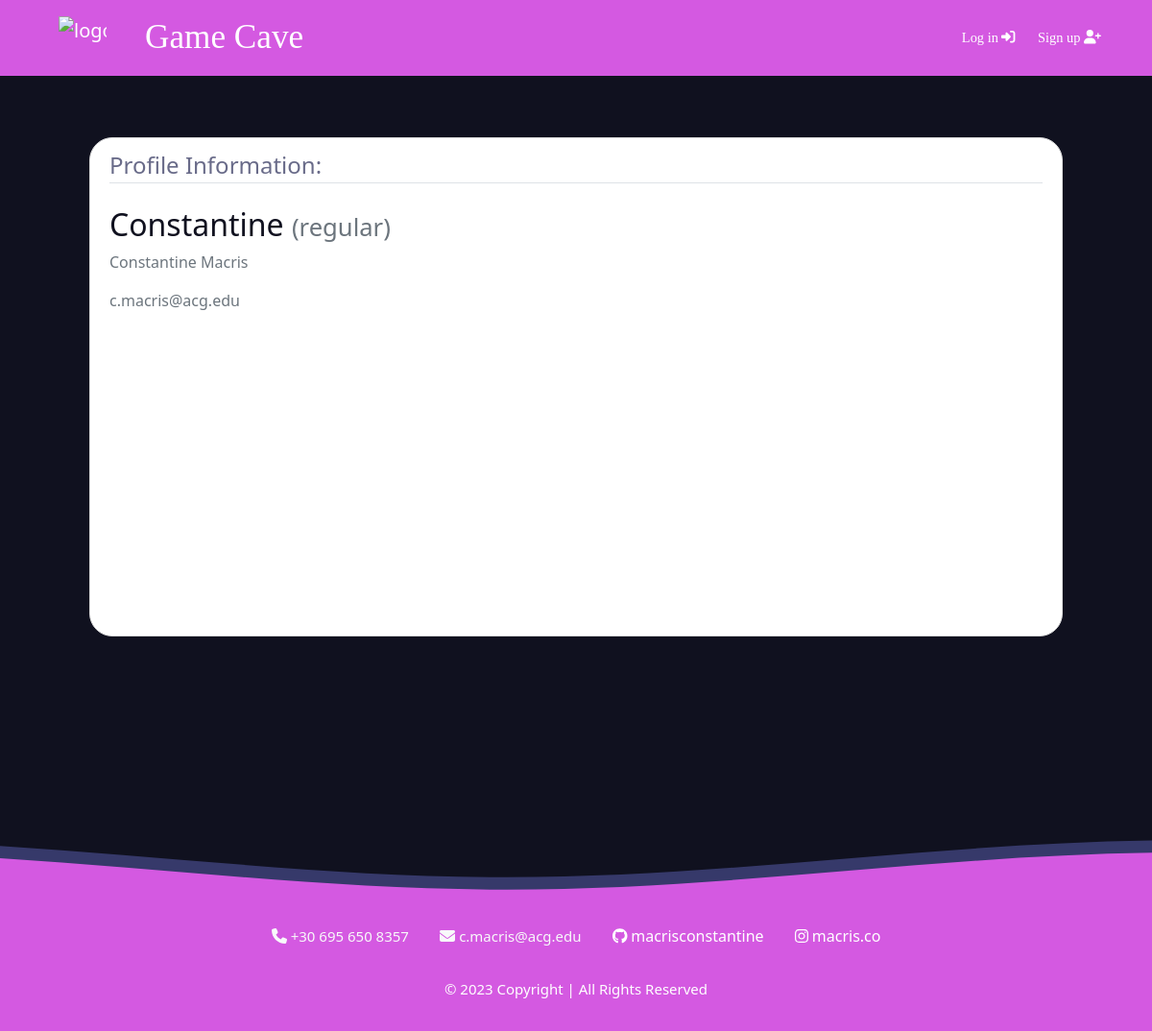
The app's page /profile/Constantine with its own data.
### users/models.py (models this page shows, shortened)
class CustomUser(AbstractUser):
    STATUS = (
        ('user','user'),
        ('admin','admin'),
    )
    email = models.EmailField(unique=True)
    status = models.CharField(max_length=100, choices=STATUS, default='user')
    description = models.TextField('Description', max_length=600, default='', blank=True)

### users/views.py (the view, shortened to what this page needs)
# urls.py: path('profile/<username>', views.profile, name='profile'),
def profile(request, username):
    user = get_user_model().objects.filter(username=username).first()
    if user:
        form = UserUpdateForm(instance=user)
        return render(
            request=request,
            template_name= "users/profile.html",
            context={"form":form}
    )
    return redirect("homepage")

### users/templates/users/profile.html (shortened to what this page needs)
{% extends "main/header.html" %}
{% load crispy_forms_tags %}
{% block content %}
<div class="content-section m-5" style="min-height:65vh; border-radius:3vh;">
    <legend class="border-bottom mb-4">Profile Information:</legend>
    <form method="POST" enctype="multipart/form-data">
        <div class="media">
            <div class="media-body">
                <h2 class="account-heading">{{ form.instance.username }}
                    <small class="text-muted">({{ form.instance.status }})</small>
                </h2>
                <p class="text-secondary">{{ form.instance.first_name }} {{ form.instance.last_name }}</p>
                <p class="text-secondary">{{ form.instance.email }}</p>
            </div>
        </div>
    </form>
</div>
{% endblock content %}

### main/static/main/main.css (style rules this page uses)
:root { --footercolor: #d459e1; --navbarcolor: #d459e1; --btncolor: #d459e1; --socialcolor: #d459e1; --brightText: #ffffff; --bg: #696B89; --barsize: 15px; }
body { background: #fafafa; min-height: 100vh; display: flex; flex-direction: column; }
.content-section { background: #ffffff; padding: 10px 20px; border: 1px solid #dddddd; border-radius: 3px; margin-bottom: 20px; }
body { background: #10111F; color: #696B89; font-family: 'Segoe UI', Tahoma, Geneva, Verdana, sans-serif; }
h1, h2, h3, h4, h5, h6 { color: #10111f; }

### records on screen
CustomUser: instance.username "Constantine", instance.status "regular", instance.first_name "Constantine", instance.last_name "Macris", instance.email "c.macris@acg.edu"
